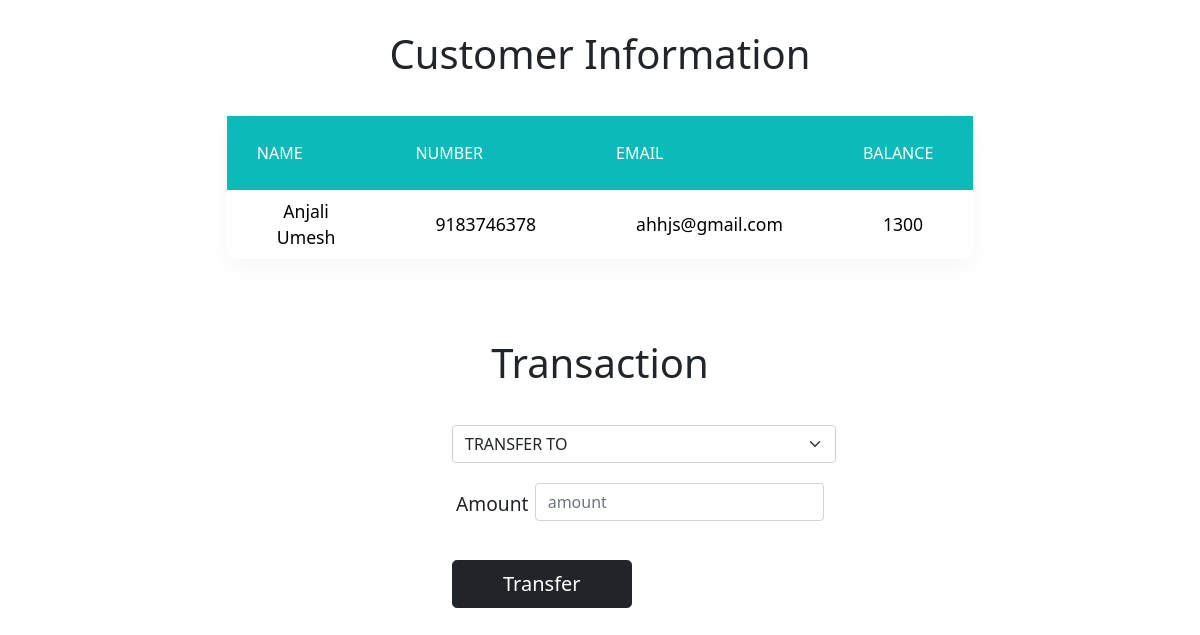
The page /transfer.php?id=2 on the database its author committed.
### tables this page shows
CREATE TABLE IF NOT EXISTS `customer` (
  `id` INT(144) NOT NULL UNIQUE ,
  `name` VARCHAR(1000) NOT NULL,
  `number` VARCHAR(1000) not null,
  `email` VARCHAR(1000) NOT NULL UNIQUE,
  `balance` VARCHAR(10000)
);

### transfer.php (the view, shortened to what this page needs)
<!DOCTYPE html>
<html lang="en" dir="ltr">
  <head>
    <link rel="stylesheet" href="style.css">
    <link href="https://cdn.jsdelivr.net/npm/bootstrap@5.0.1/dist/css/bootstrap.min.css" rel="stylesheet">
  </head>
  <body>
    <div class="subbody">
      <h2 class="vheading">Customer Information</h2>
            <?php
            include 'connection.php';
            $id=$_GET['id'];
            $squery="select * from customer where id=$id";
            $q=mysqli_query($conn,$squery);
            while($res=mysqli_fetch_array($q))
            {?>
              <table class="ttable">
              <tr>
                <th>Name</th>
                <th>Number</th>
                <th>Email</th>
                <th>Balance</th>
              </tr>
              <tr>
                <td><?php echo $res['name']; ?></td>
                <td><?php echo $res['number']; ?></td>
                <td><?php echo $res['email']; ?></td>
                <td><?php echo $res['balance']; ?></td>
              </tr>
              </table>
            <?php
          } ?>
      <h2 class="vheading">Transaction</h2>
      <form class="row gy-2 gx-3 align-items-center" action="" style="margin-left: 37%; margin-right:25%;" method="post">
        <div class="form" >
          <select class="form-select" placeholder="transfer to" name="rid">
            <option selected hidden disabled >TRANSFER TO</option>
          </select>
        </div>
        <div class="mb-3 row" >
          <label for="amount" class="col-sm-2 col-form-label" id="amount">Amount</label>
          <div class="col-sm-10">
            <input required type="text" placeholder="amount" name="tamount" id="amountbtn" class="form-control" style="margin-top:20px;">
          </div>
        </div>
            <div class="button-container" >
          <button name="transfer" class="btn btn-lg btn-dark tbtn" style="padding-left:50px; padding-right:50px;">Transfer</button>
        </div>
    </div>
  </body>
</html>

### style.css (style rules this page uses)
body { margin: 0; padding: 0; }
.vheading { text-align: center; padding-top:30px; padding-bottom: 30px; font-size: 2.5em; }
table { border-collapse:collapse; background-color:#fff; box-shadow: 0 10px 20px 0 rgba(0,0,0,.03); border-radius: 10px; margin : auto; width:30%; margin-bottom: 50px; }
th,td { border:1px solid #f2f2f2; padding: 8px 50px; text-align: center; color: black; }
th { text-transform: uppercase; font-weight: 500; background-color: #0cbaba; color:white; padding: 25px 30px; }
td { font-size: 1.1em; }
.row { margin-left: 500px; width:400px; }
.form-select { padding: 20px; }
#amount { font-size: 1.2em; margin-top: 20px; }
#amountbtn { margin-left: 16px; }
.button-container { padding: 10px 35px; }
div.form { display: block; text-align: center; }
form { margin-left: 25%; margin-right:25%; width: 50%; }

### rows shown on the page
customer: name "Anjali Umesh", number "9183746378", email "ahhjs@gmail.com", balance "1300"
